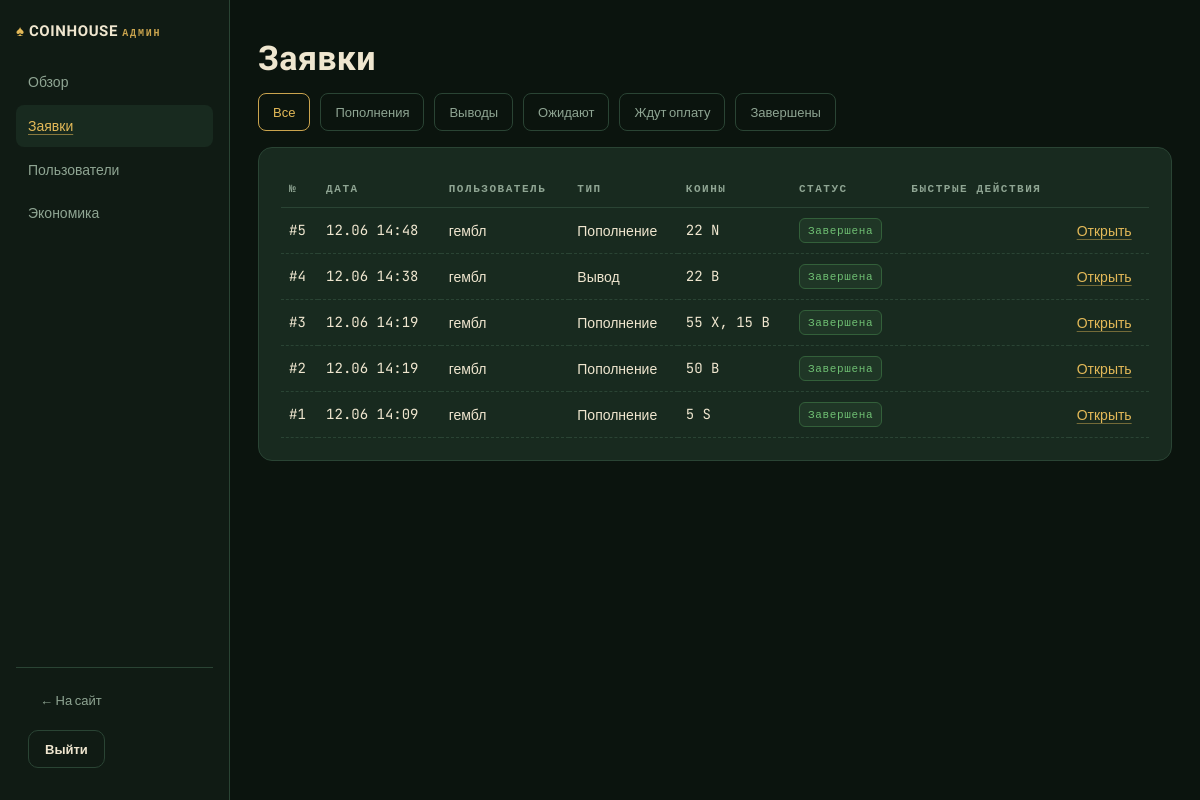
Screenshot of /panel/requests/ (signed in) with the database file from the repository.
### core/models.py (models this page shows, shortened)
class CoinRequest(models.Model):
    DEPOSIT = "deposit"
    WITHDRAW = "withdraw"
    KIND_CHOICES = [(DEPOSIT, "Пополнение"), (WITHDRAW, "Вывод")]
    PENDING = "pending"            # создана пользователем, ждёт админа
    AWAITING = "awaiting"          # админ отправил инструкции, ждёт оплаты игроком
    COMPLETED = "completed"        # подтверждена, коины начислены/выданы
    REJECTED = "rejected"
    STATUS_CHOICES = [
        (PENDING, "Ожидает администрацию"),
        (AWAITING, "Ожидает оплату"),
        (COMPLETED, "Завершена"),
        (REJECTED, "Отклонена"),
    ]
    user = models.ForeignKey(settings.AUTH_USER_MODEL, on_delete=models.CASCADE, related_name="coin_requests")
    kind = models.CharField(max_length=10, choices=KIND_CHOICES)
    items = models.JSONField(default=dict)  # {"S": 5, "B": 10}
    status = models.CharField(max_length=10, choices=STATUS_CHOICES, default=PENDING)
    user_comment = models.TextField(blank=True)
    admin_comment = models.TextField(blank=True)
    created_at = models.DateTimeField(auto_now_add=True)
    updated_at = models.DateTimeField(auto_now=True)
    processed_by = models.ForeignKey(
        settings.AUTH_USER_MODEL, null=True, blank=True,
        on_delete=models.SET_NULL, related_name="processed_requests",
    )
    class Meta:
        ordering = ["-created_at"]
    def items_display(self):
        return ", ".join(f"{v} {k}" for k, v in self.items.items() if v)

### core/views.py (the view)
# urls.py: path("panel/requests/", views.panel_requests, name="panel_requests"),
@staff_required
def panel_requests(request):
    kind = request.GET.get("kind", "")
    status = request.GET.get("status", "")
    reqs = CoinRequest.objects.select_related("user", "processed_by")
    if kind:
        reqs = reqs.filter(kind=kind)
    if status:
        reqs = reqs.filter(status=status)
    return render(request, "panel/requests.html", {"reqs": reqs[:100], "kind": kind, "status": status})

### core/context_processors.py (called while the page is built)
def unread_messages(request):
    if request.user.is_authenticated:
        return {"unread_count": request.user.site_messages.filter(is_read=False).count()}
    return {"unread_count": 0}

def panel_pending(request):
    if request.user.is_authenticated and request.user.is_staff:
        from .models import CoinRequest
        return {"panel_pending": CoinRequest.objects.filter(status__in=["pending", "awaiting"]).count()}
    return {"panel_pending": 0}

### core/views.py (called while the page is built)
def staff_required(view):
    return user_passes_test(lambda u: u.is_staff, login_url="login")(view)

### templates/panel/requests.html (shortened to what this page needs)
{% extends 'panel/base.html' %}
{% block content %}
<h1>Заявки</h1>
<div class="filter-bar">
  <a href="?" class="{% if not kind and not status %}on{% endif %}">Все</a>
  <a href="?kind=deposit" class="{% if kind == 'deposit' %}on{% endif %}">Пополнения</a>
  <a href="?kind=withdraw" class="{% if kind == 'withdraw' %}on{% endif %}">Выводы</a>
  <a href="?status=pending" class="{% if status == 'pending' %}on{% endif %}">Ожидают</a>
  <a href="?status=awaiting" class="{% if status == 'awaiting' %}on{% endif %}">Ждут оплату</a>
  <a href="?status=completed" class="{% if status == 'completed' %}on{% endif %}">Завершены</a>
</div>
<div class="card table-wrap">
<table class="panel-table">
  <tr><th>№</th><th>Дата</th><th>Пользователь</th><th>Тип</th><th>Коины</th><th>Статус</th><th>Быстрые действия</th><th></th></tr>
  {% for r in reqs %}
  <tr>
    <td class="mono">#{{ r.id }}</td>
    <td class="mono">{{ r.created_at|date:"d.m H:i" }}</td>
    <td>{{ r.user.username }}</td>
    <td>{{ r.get_kind_display }}</td>
    <td class="mono">{{ r.items_display }}</td>
    <td><span class="status {{ r.status }}">{{ r.get_status_display }}</span></td>
    <td>
    </td>
    <td><a href="{% url 'panel_request_detail' r.id %}">Открыть</a></td>
  </tr>
  {% empty %}<tr><td colspan="8" class="helper">Ничего не найдено.</td></tr>{% endfor %}
</table>
</div>
{% endblock %}

### static/css/style.css (style rules this page uses)
:root { --bg:#101b14; --bg2:#0b140e; --surface:#182a1f; --surface2:#1f3527; --line:#2a4434; --gold:#e3b958; --gold-soft:#caa44e; --cream:#efe6cf; --muted:#8fa593; --red:#c8553d; --green:#6fbf73; --radius:14px; --font-display:'Unbounded',sans-serif; --font-body:'Manrope',sans-serif; --font-mono:'JetBrains Mono',monospace; }
* { box-sizing:border-box;margin:0;padding:0 }
html { scroll-behavior:smooth }
body { font-family:var(--font-body);color:var(--cream); background: radial-gradient(1100px 500px at 70% -10%, rgba(227,185,88,.07), transparent 60%), radial-gradient(900px 600px at 0% 100%, rgba(111,191,115,.05), transparent 60%), var(--bg); min-height:100vh;line-height:1.55; }
a { color:var(--gold); text-decoration:underline; text-decoration-color:rgba(227,185,88,.45); text-underline-offset:3px; cursor:pointer; }
h1 { font-family:var(--font-display);font-weight:600;font-size:clamp(24px,4vw,34px);letter-spacing:.01em;margin-bottom:8px }
.card { background:var(--surface);border:1px solid var(--line);border-radius:var(--radius);padding:22px }
table { width:100%;border-collapse:collapse;font-size:14px }
th { font-family:var(--font-mono);font-size:11px;letter-spacing:.14em;text-transform:uppercase;color:var(--muted);text-align:left;padding:8px 10px;border-bottom:1px solid var(--line) }
td { padding:10px;border-bottom:1px dashed var(--line);vertical-align:middle }
.mono { font-family:var(--font-mono) }
.status { display:inline-block;font-family:var(--font-mono);font-size:11px;letter-spacing:.06em;border-radius:6px;padding:3px 8px;border:1px solid }
.status.completed { color:var(--green);border-color:#33603a;background:rgba(111,191,115,.08) }
.filter-bar { display:flex;gap:10px;flex-wrap:wrap;margin-bottom:16px;font-size:13px }
.filter-bar a { color:var(--muted);border:1px solid var(--line);border-radius:8px;padding:5px 12px;text-decoration:none }
.filter-bar a.on { color:var(--gold);border-color:var(--gold-soft) }
.panel-body { background:var(--bg2) }
.panel-table { width:100%;font-size:14px }
.panel-table th { padding:10px 8px }
.panel-table td { padding:10px 8px }
.table-wrap { overflow-x:auto;-webkit-overflow-scrolling:touch }
@media (hover:none) { .filter-bar a { padding:8px 14px } }

### rows the page displays
CoinRequest: id "5", created_at "12.06 14:48", user.username "гембл", kind "Пополнение", items_display "22 N", status "Завершена"
CoinRequest: id "4", created_at "12.06 14:38", user.username "гембл", kind "Вывод", items_display "22 B", status "Завершена"
CoinRequest: id "3", created_at "12.06 14:19", user.username "гембл", kind "Пополнение", items_display "55 X, 15 B", status "Завершена"
CoinRequest: id "2", created_at "12.06 14:19", user.username "гембл", kind "Пополнение", items_display "50 B", status "Завершена"
CoinRequest: id "1", created_at "12.06 14:09", user.username "гембл", kind "Пополнение", items_display "5 S", status "Завершена"
